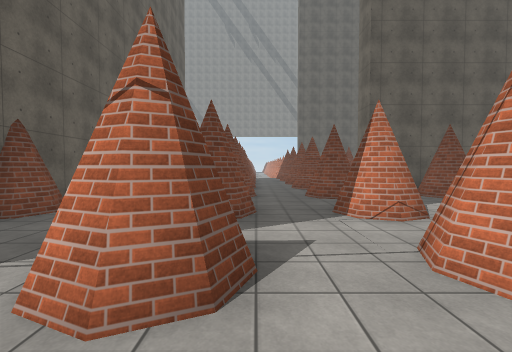
View 1 (above)

24 first-person views from a walk through a scene from a Unity 3-D project. The camera is 1.5 m above the floor, tilts 2° down and sees 90° across. The floor is counted in squares, 2 m on a side. Each view is taken from the middle of a square. On the plan, view 1 faces up. The plan holds only what a view shows up to about 9 squares ahead; the rest is blank. The place goes on beyond the plan. The player character is not drawn. Some surface patterns are stand-ins.

View 2
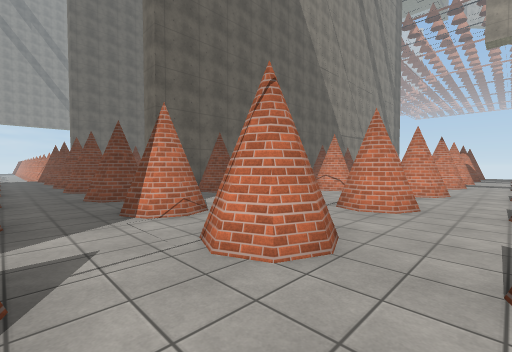

View 3
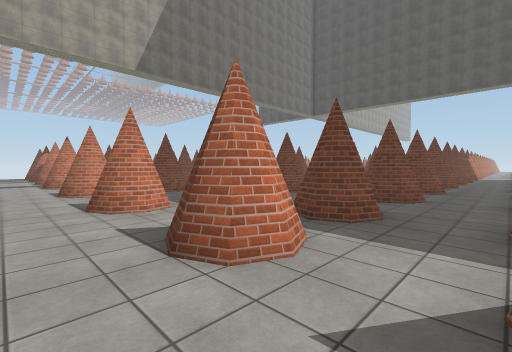

View 4
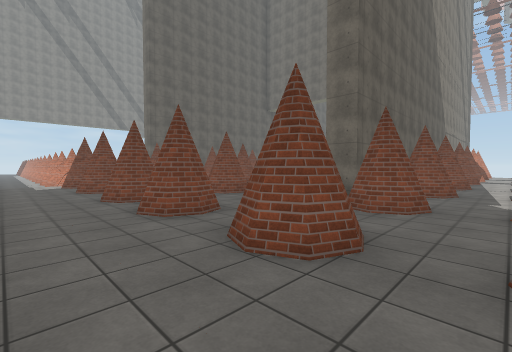

View 5
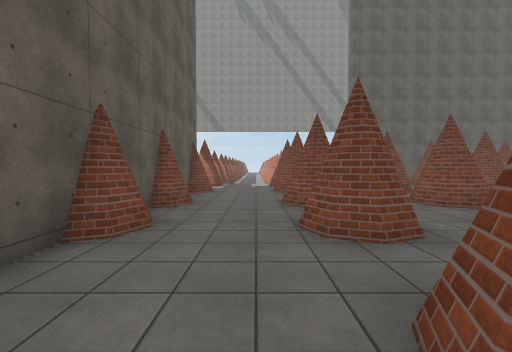

View 6
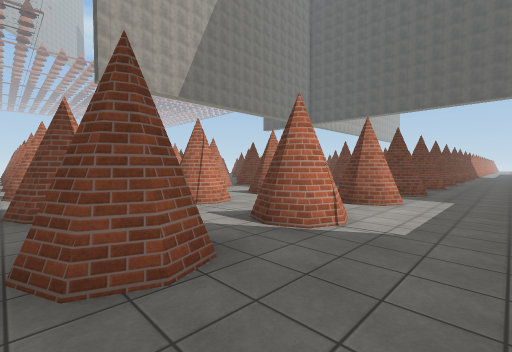

View 7
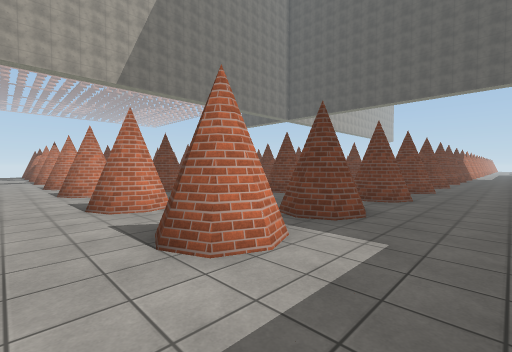

View 8
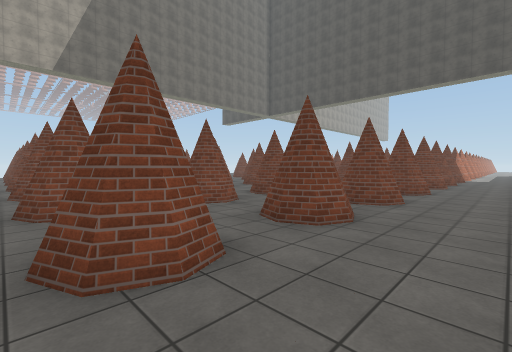

View 9
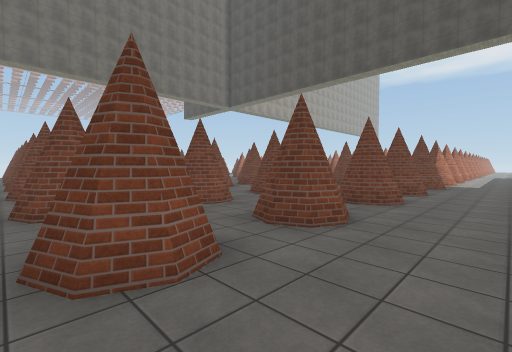

View 10
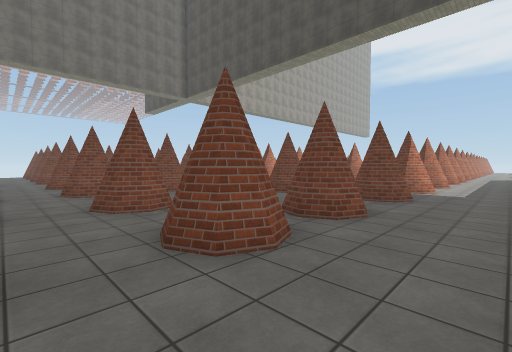

View 11
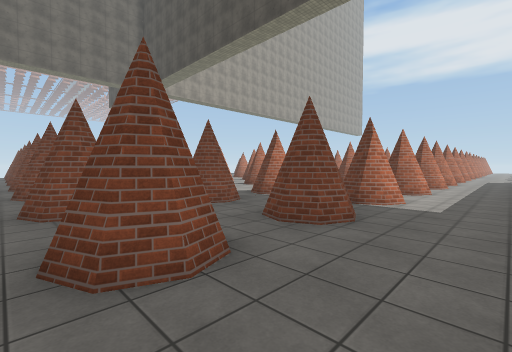

View 12
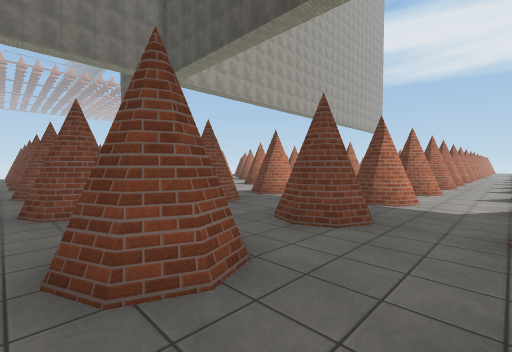

View 13
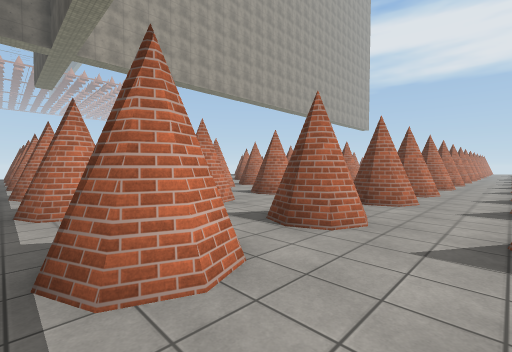

View 14
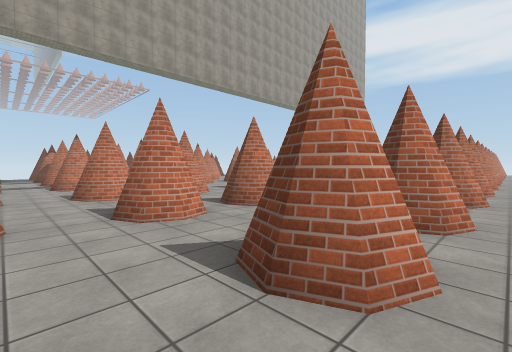

View 15
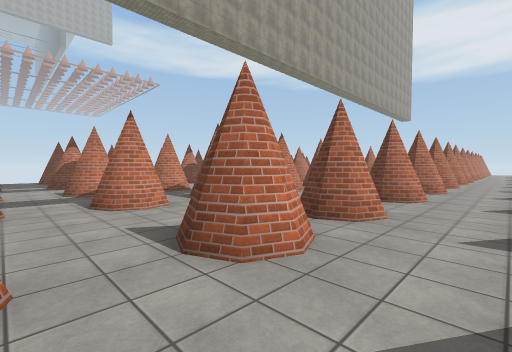

View 16
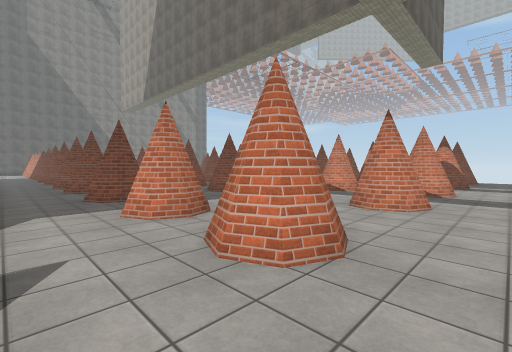

View 17
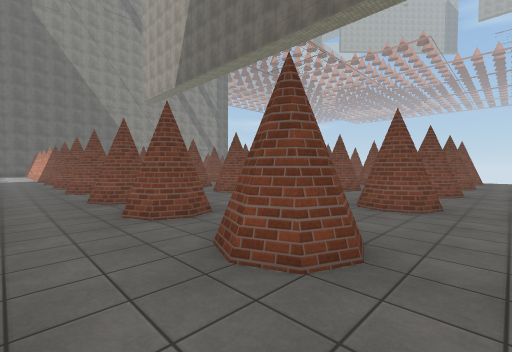

View 18
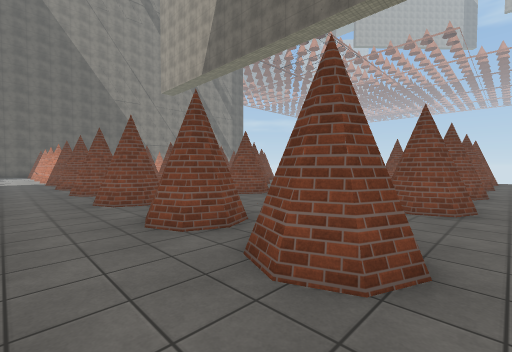

View 19
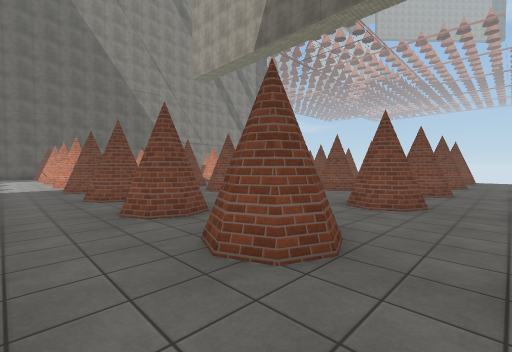

View 20
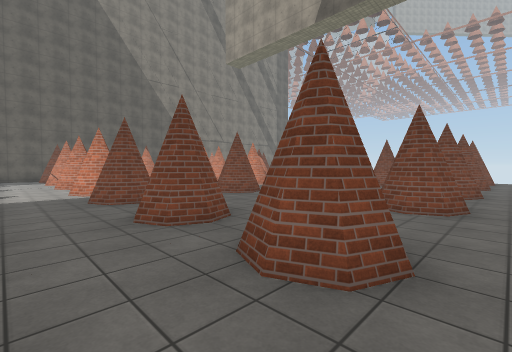

View 21
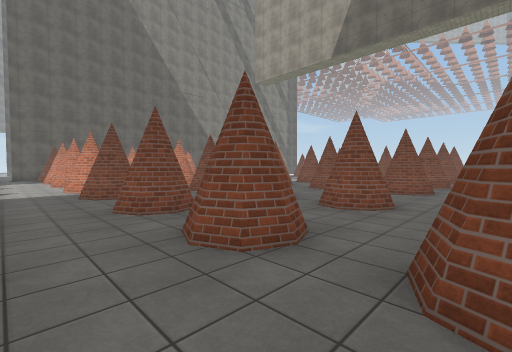

View 22
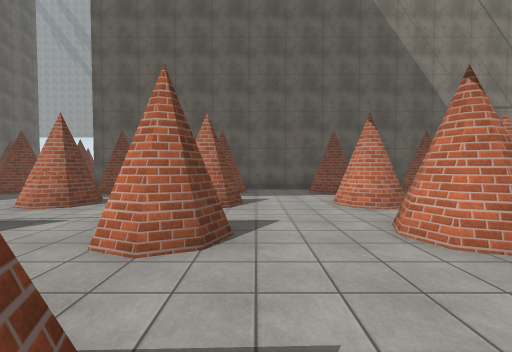

View 23
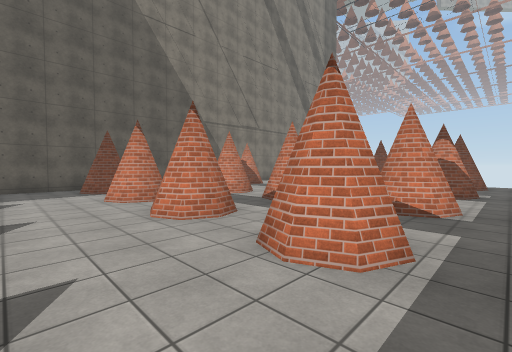

View 24
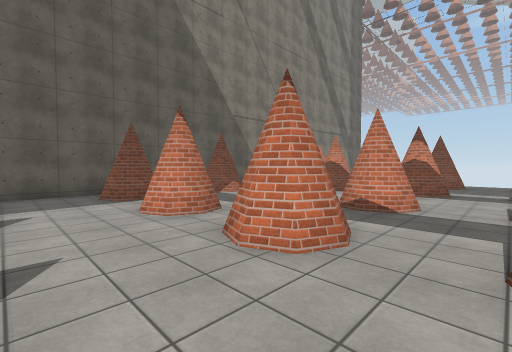

### Floor plan
Key: @ floor where view 1 was taken; # wall or solid block; x gap in a wall; . main floor; : floor 0.25 m higher than the main floor; / step, stairs or slope.
Columns run from 4 left of view 1 to 20 right of it. Each row starts with its distance up from view 1.
 14 #..#  #  #
 13 #..x  x  x
 12 #..x. x
 11 #..#..#
 10 #..x..x
  9 #..#..#
  8 #...... ##  #######
  7 #..#..#  #  #..## #
  6 #..x..x..x..x..x .x
  5 #..x..x..x..x..x .
  4 #..#..#..#..#..#..#..#
  3  ......  ...........
  2  ..#..#..#..#..#..#..#  #
  1  ..x..x..x..x..x..x..x..x
  0  ..x@.x..x..x..x..x..x..x
 -1  ..#..#..#..#..#..#..#..#
 -2  ..x..x..x..x..x..x..x..x
 -3  ..#..#..#..#  #
 -4  ............ ..
 -5  ..#..#..#..#..#
 -6  ..#..#..#..#..#
 -7  ..x..x..x..x..x  x
 -8  ..#..#..#..#..#..#  #
 -9  .....................
-10  ..#..#..#..#..#  #  #
-11  ..x..x..x..x..x..x..x
-12  ..x..x..x..x..x..x..x
-13  ..#..#..#..#..#
-14  .....x..x..x..x.
-15  ..#..#..#..#..#..#  #
-16  .......  ............
-17  ..#..#..#..#..#  #
-18  ..#..#..#..#..#..#..#
-19  ..x..x..x..x..x..x..x
-20  ..#..#..#..#. #..#
-21  .......  ...  ...
-22  ..#..#..#..#..#  #  #
-23  ..x..x..x..x..x..x..x.
-24  ..x..x..x..x..x..x..x.
-25  ..#..#..#..#..#..#  #
-26     ... .....  /..
-27     ..#  #..#  #:.#
-28     ..    ...
-29      .#   ..#

Where each view was taken, in squares from view 1:
view 1: 0 up, 0 right, facing up
view 2: 0 up, 0 right, facing up-right
view 3: 1 up, 0 right, facing down-right
view 4: 5 up, 3 left, facing up-right
view 5: 6 up, 2 left, facing up
view 6: 5 up, 3 left, facing down-right
view 7: 1 up, 3 left, facing down-right
view 8: 2 down, 3 left, facing down-right
view 9: 7 down, 3 left, facing down-right
view 10: 11 down, 3 left, facing down-right
view 11: 14 down, 3 left, facing down-right
view 12: 14 down, 0 right, facing down-right
view 13: 19 down, 0 right, facing down-right
view 14: 23 down, 1 right, facing down-right
view 15: 23 down, 6 right, facing down-right
view 16: 24 down, 6 right, facing up-right
view 17: 19 down, 6 right, facing up-right
view 18: 16 down, 6 right, facing up-right
view 19: 12 down, 6 right, facing up-right
view 20: 9 down, 6 right, facing up-right
view 21: 10 down, 3 right, facing up-right
view 22: 1 down, 9 right, facing up
view 23: 2 down, 9 right, facing up-right
view 24: 0 up, 9 right, facing up-right
